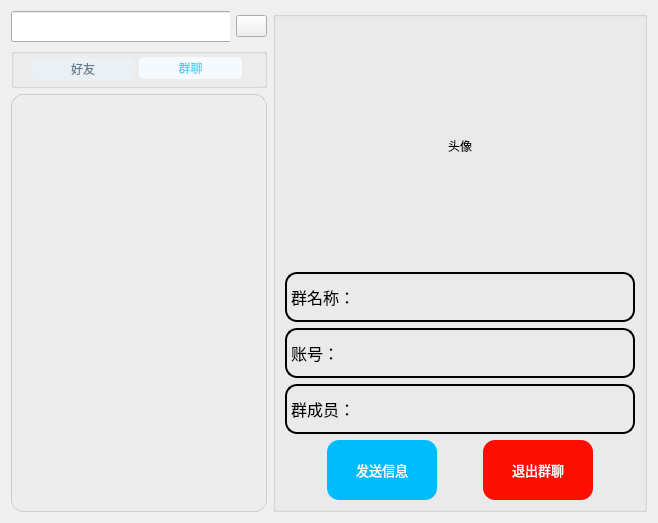
     <widget class="QWidget" name="group_page">
      <layout class="QHBoxLayout" name="horizontalLayout_20" stretch="0,1">
       <item>
        <layout class="QVBoxLayout" name="verticalLayout_7" stretch="0,0,0">
         <item>
          <layout class="QHBoxLayout" name="horizontalLayout_18">
           <item>
            <widget class="QGroupBox" name="groupBox_7">
             <property name="title">
              <string/>
             </property>
             <widget class="QLineEdit" name="searchEdit_3">
              <property name="geometry">
               <rect>
                <x>0</x>
                <y>0</y>
                <width>221</width>
                <height>31</height>
               </rect>
              </property>
              <property name="text">
               <string/>
              </property>
              <property name="cursorPosition">
               <number>0</number>
              </property>
             </widget>
             <widget class="QLabel" name="label_4">
              <property name="geometry">
               <rect>
                <x>0</x>
                <y>0</y>
                <width>30</width>
                <height>30</height>
               </rect>
              </property>
              <property name="text">
               <string/>
              </property>
              <property name="pixmap">
               <pixmap resource="icons.qrc">:/new/prefix1/icons/search.png</pixmap>
              </property>
             </widget>
            </widget>
           </item>
           <item>
            <widget class="QPushButton" name="addBtn_3">
             <property name="minimumSize">
              <size>
               <width>31</width>
               <height>0</height>
              </size>
             </property>
             <property name="maximumSize">
              <size>
               <width>31</width>
               <height>16777215</height>
              </size>
             </property>
             <property name="text">
              <string/>
             </property>
             <property name="icon">
              <iconset resource="icons.qrc">
               <normaloff>:/new/prefix1/icons/add.png</normaloff>:/new/prefix1/icons/add.png</iconset>
             </property>
            </widget>
           </item>
          </layout>
         </item>
         <item>
          <widget class="QGroupBox" name="groupBox_8">
           <property name="minimumSize">
            <size>
             <width>0</width>
             <height>40</height>
            </size>
           </property>
           <property name="maximumSize">
            <size>
             <width>16777215</width>
             <height>40</height>
            </size>
           </property>
           <property name="title">
            <string/>
           </property>
           <widget class="QWidget" name="horizontalLayoutWidget_6">
            <property name="geometry">
             <rect>
              <x>20</x>
              <y>-10</y>
              <width>211</width>
              <height>61</height>
             </rect>
            </property>
            <layout class="QHBoxLayout" name="horizontalLayout_19">
             <property name="spacing">
              <number>4</number>
             </property>
             <item>
              <widget class="QPushButton" name="friend_switch_btn_2">
               <property name="minimumSize">
                <size>
                 <width>0</width>
                 <height>22</height>
                </size>
               </property>
               <property name="maximumSize">
                <size>
                 <width>16777215</width>
                 <height>20</height>
                </size>
               </property>
               <property name="font">
                <font>
                 <family>Microsoft YaHei</family>
                </font>
               </property>
               <property name="styleSheet">
                <string notr="true">QPushButton{
	background-color: rgb(235, 240, 245);
	color: rgb(99, 122, 137);
	border-radius:5px;
}
</string>
               </property>
               <property name="text">
                <string>好友</string>
               </property>
              </widget>
             </item>
             <item>
              <widget class="QPushButton" name="group_switch_btn_2">
               <property name="minimumSize">
                <size>
                 <width>0</width>
                 <height>22</height>
                </size>
               </property>
               <property name="maximumSize">
                <size>
                 <width>16777215</width>
                 <height>22</height>
                </size>
               </property>
               <property name="font">
                <font>
                 <family>Microsoft YaHei</family>
                </font>
               </property>
               <property name="styleSheet">
                <string notr="true">QPushButton{
	background-color: rgb(245, 250, 255);
	color: rgb(86, 208, 250);
	border-radius:5px;
}
</string>
               </property>
               <property name="text">
                <string>群聊</string>
               </property>
              </widget>
             </item>
            </layout>
           </widget>
          </widget>
         </item>
         <item>
          <widget class="QListWidget" name="group_list">
           <property name="maximumSize">
            <size>
             <width>16777215</width>
             <height>16777215</height>
            </size>
           </property>
           <property name="styleSheet">
            <string notr="true">QListWidget{
	background-color: rgb(237, 237, 237);
    border-top: 1px solid #cccccc;  
    border-right: 1px solid #cccccc;  
    border-bottom: 1px solid #cccccc; 
    border-left: 1px solid #cccccc; 
	border-radius:12px;
}
</string>
           </property>
          </widget>
         </item>
        </layout>
       </item>
       <item>
        <widget class="QGroupBox" name="groupBox_6">
         <property name="styleSheet">
          <string notr="true">QGroupBox{
	border-color: rgba(0, 0, 0, 0);
	background-color: rgb(237, 237, 237);
}</string>
         </property>
         <property name="title">
          <string/>
         </property>
         <layout class="QVBoxLayout" name="verticalLayout_6">
          <item>
           <layout class="QHBoxLayout" name="horizontalLayout_14">
            <item>
             <widget class="QLabel" name="groupimg_label">
              <property name="minimumSize">
               <size>
                <width>240</width>
                <height>240</height>
               </size>
              </property>
              <property name="maximumSize">
               <size>
                <width>240</width>
                <height>240</height>
               </size>
              </property>
              <property name="text">
               <string>头像</string>
              </property>
              <property name="alignment">
               <set>Qt::AlignCenter</set>
              </property>
             </widget>
            </item>
           </layout>
          </item>
          <item>
           <layout class="QHBoxLayout" name="horizontalLayout_15">
            <item>
             <widget class="QLabel" name="groupname_label">
              <property name="minimumSize">
               <size>
                <width>350</width>
                <height>50</height>
               </size>
              </property>
              <property name="maximumSize">
               <size>
                <width>350</width>
                <height>100</height>
               </size>
              </property>
              <property name="font">
               <font>
                <family>Microsoft YaHei</family>
                <pointsize>12</pointsize>
               </font>
              </property>
              <property name="styleSheet">
               <string notr="true">QLabel{
	border-color: rgb(0, 0, 0);
	border: 2px solid black;
	border-radius:12px;
}</string>
              </property>
              <property name="text">
               <string>群名称：</string>
              </property>
             </widget>
            </item>
           </layout>
          </item>
          <item>
           <layout class="QHBoxLayout" name="horizontalLayout_16">
            <item>
             <widget class="QLabel" name="groupaccount_label">
              <property name="minimumSize">
               <size>
                <width>350</width>
                <height>50</height>
               </size>
              </property>
              <property name="maximumSize">
               <size>
                <width>350</width>
                <height>100</height>
               </size>
              </property>
              <property name="font">
               <font>
                <family>Microsoft YaHei</family>
                <pointsize>12</pointsize>
                <weight>50</weight>
                <bold>false</bold>
               </font>
              </property>
              <property name="styleSheet">
               <string notr="true">QLabel{
	border-color: rgb(0, 0, 0);
	border: 2px solid black;
	border-radius:12px;
}</string>
              </property>
              <property name="text">
               <string>账号：</string>
              </property>
             </widget>
            </item>
           </layout>
          </item>
          <item>
           <layout class="QHBoxLayout" name="horizontalLayout_21">
            <item>
             <widget class="QLabel" name="group_member_count_label">
              <property name="minimumSize">
               <size>
                <width>350</width>
                <height>50</height>
               </size>
              </property>
              <property name="maximumSize">
               <size>
                <width>350</width>
                <height>100</height>
               </size>
              </property>
              <property name="font">
               <font>
                <family>Microsoft YaHei</family>
                <pointsize>12</pointsize>
               </font>
              </property>
              <property name="styleSheet">
               <string notr="true">QLabel{
	border-color: rgb(0, 0, 0);
	border: 2px solid black;
	border-radius:12px;
}</string>
              </property>
              <property name="text">
               <string>群成员：</string>
              </property>
             </widget>
            </item>
           </layout>
          </item>
          <item>
           <layout class="QHBoxLayout" name="horizontalLayout_17">
            <item>
             <spacer name="horizontalSpacer_6">
              <property name="orientation">
               <enum>Qt::Horizontal</enum>
              </property>
              <property name="sizeHint" stdset="0">
               <size>
                <width>40</width>
                <height>20</height>
               </size>
              </property>
             </spacer>
            </item>
            <item>
             <widget class="QPushButton" name="open_chat_btn_2">
              <property name="minimumSize">
               <size>
                <width>110</width>
                <height>60</height>
               </size>
              </property>
              <property name="maximumSize">
               <size>
                <width>110</width>
                <height>60</height>
               </size>
              </property>
              <property name="font">
               <font>
                <family>Microsoft YaHei</family>
                <pointsize>10</pointsize>
               </font>
              </property>
              <property name="styleSheet">
               <string notr="true">QPushButton{
	background-color: rgb(1, 188, 250);
	border-radius:12px;
	color: rgb(255, 255, 255);
}</string>
              </property>
              <property name="text">
               <string>发送信息</string>
              </property>
             </widget>
            </item>
            <item>
             <spacer name="horizontalSpacer_7">
              <property name="orientation">
               <enum>Qt::Horizontal</enum>
              </property>
              <property name="sizeType">
               <enum>QSizePolicy::Fixed</enum>
              </property>
              <property name="sizeHint" stdset="0">
               <size>
                <width>40</width>
                <height>20</height>
               </size>
              </property>
             </spacer>
            </item>
            <item>
             <widget class="QPushButton" name="delete_friend_btn_2">
              <property name="minimumSize">
               <size>
                <width>110</width>
                <height>60</height>
               </size>
              </property>
              <property name="maximumSize">
               <size>
                <width>110</width>
                <height>60</height>
               </size>
              </property>
              <property name="font">
               <font>
                <family>Microsoft YaHei</family>
                <pointsize>10</pointsize>
               </font>
              </property>
              <property name="styleSheet">
               <string notr="true">QPushButton{
	border-radius:12px;
	color: rgb(255, 255, 255);
	background-color: rgb(252, 14, 0);
}</string>
              </property>
              <property name="text">
               <string>退出群聊</string>
              </property>
             </widget>
            </item>
            <item>
             <spacer name="horizontalSpacer_8">
              <property name="orientation">
               <enum>Qt::Horizontal</enum>
              </property>
              <property name="sizeHint" stdset="0">
               <size>
                <width>40</width>
                <height>20</height>
               </size>
              </property>
             </spacer>
            </item>
           </layout>
          </item>
         </layout>
        </widget>
       </item>
      </layout>
     </widget>
